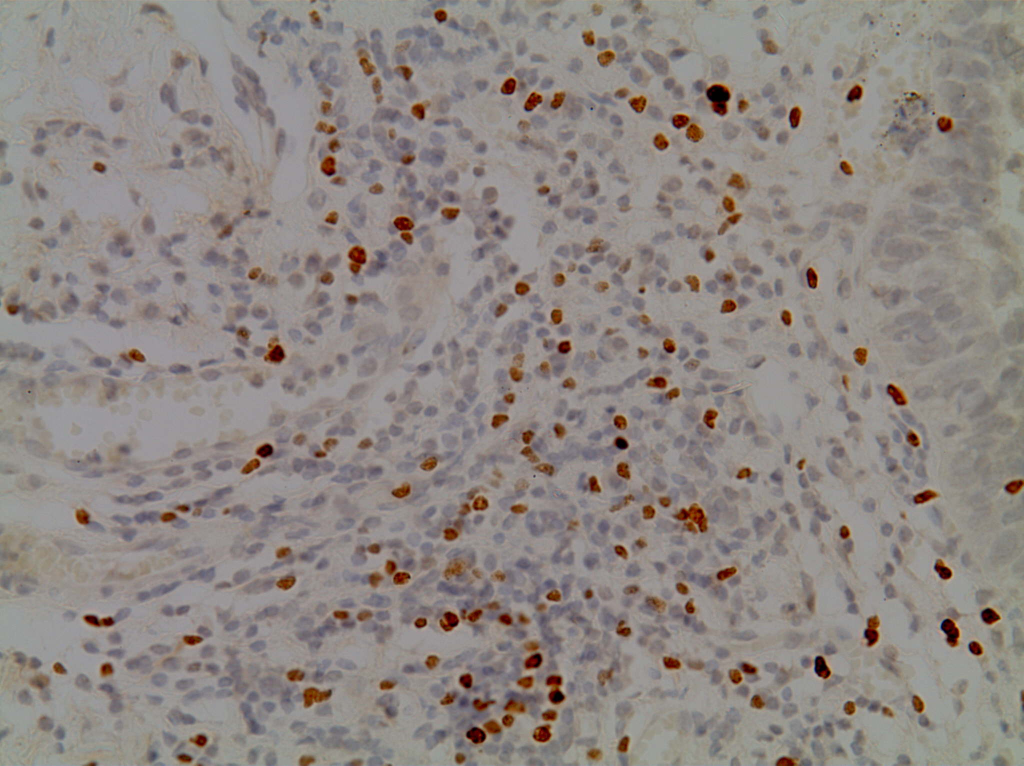
#> input picture CellsDataset/original/1.png, 2048 x 1532 px (shown at 1/2 size); its folder holds only this picture in this run
$ jupyter execute DataAugmentation.ipynb   (shell and % lines are left out)
#> lines starting #> are read from the running program, lines starting #| are printed output that depends on the picture
## Cells Dataset Data Augmentation
---
Applying data augmentation on the cells dataset.

### Setup

[cell 1]
# Imports
from PIL import Image
import matplotlib.pyplot as plt
import os

[cell 2]
# Constants
CROP_SIZE = 400
ORIGINAL_FOLDER = './CellsDataset/original'
LABEL_FOLDER = './CellsDataset/labels'
SEGMENTED_FOLDER = './CellsDataset/segmented'
CROPPED_OUTPUT_PATH = './AugmentedCellsDataset/crop'

[cell 3]
def create_folder(folder_path):
    '''Creates a folder if does not exists.'''
    if not os.path.exists(folder_path):
        os.makedirs(folder_path)

[cell 4]
def visualize(figsize=(15, 15),**images):
    """Plots images in one row."""
    n = len(images)
    plt.figure(figsize=figsize)
    for i, (name, image) in enumerate(images.items()):
        plt.subplot(1, n, i + 1)
        plt.xticks([])
        plt.yticks([])
        plt.title(' '.join(name.split('_')).title())
        plt.imshow(image)
    plt.show()

### Crop
The original images have a size of 2048x1532, that can be devided into smaller images of size 400X400.

[cell 5]
def crop_image(img, crop_size, left, top):
    '''crops the image in the defined size'''
    right = left +  crop_size
    bottom =  top + crop_size
    cropped = img.crop((left, top, right, bottom))
    return cropped

[cell 6]
# Obtaining the images
filenames = os.listdir(ORIGINAL_FOLDER)
original_imgs = [Image.open(f'{ORIGINAL_FOLDER}/{filename}') for filename in filenames]
#> original_imgs = 1 item
label_imgs = [Image.open(f'{LABEL_FOLDER}/{filename}') for filename in filenames]
#> label_imgs = 1 item
segmented_imgs = [Image.open(f'{SEGMENTED_FOLDER}/{filename}') for filename in filenames]
#> segmented_imgs = 1 item

[cell 7]
visualize(original=original_imgs[0], labels=label_imgs[0], segmented=segmented_imgs[0])
#> in visualize, `plt.show()`:
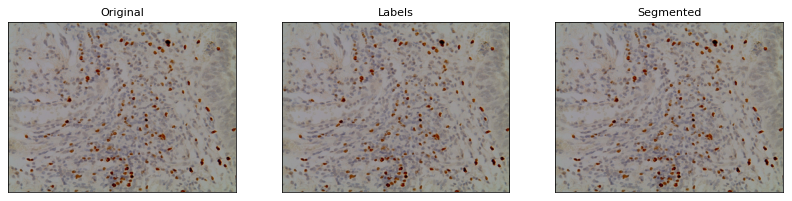
#> figure drawn by matplotlib, 3 panels
print(original_imgs[0].size)
#| (2048, 1532)
print(label_imgs[0].size)
#| (2048, 1532)
print(segmented_imgs[0].size)
#| (2048, 1532)

[cell 8]
width = original_imgs[0].size[0]
#> width = 2048
height = original_imgs[0].size[1]
#> height = 1532
cropped_originals = []
cropped_labels = []
cropped_segmented = []

[cell 9]
# Cropping each image
w_acc = 0
while w_acc <= width:
    h_acc = 0
    while h_acc <= height:
        for i in range(len(original_imgs)):
            cropped_originals.append(crop_image(original_imgs[i], CROP_SIZE, w_acc, h_acc))
            cropped_labels.append(crop_image(label_imgs[i], CROP_SIZE, w_acc, h_acc))
            cropped_segmented.append(crop_image(segmented_imgs[i], CROP_SIZE, w_acc, h_acc))
        h_acc += CROP_SIZE
    w_acc += CROP_SIZE
#> this loop made 6 passes
#> w_acc on passes 1 to 6: 400, 800, 1200, 1600, 2000, 2400
#> pass 1, in crop_image, `cropped = img.crop((left, top, right, bottom))`:
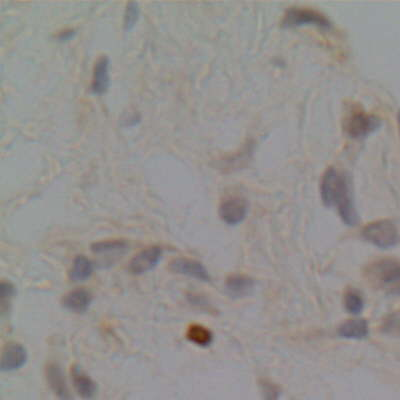
#> cropped: PIL image 400x400 RGB; mean R, G, B 148.5, 145.2, 143.1
#> pass 1, in crop_image (call 4), `cropped = img.crop((left, top, right, bottom))`:
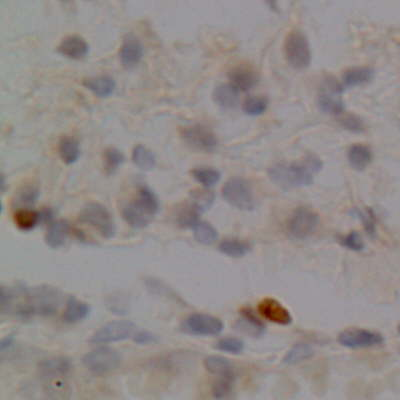
#> cropped: PIL image 400x400 RGB; mean R, G, B 146, 139.2, 138.1
#> pass 1, in crop_image (call 7), `cropped = img.crop((left, top, right, bottom))`:
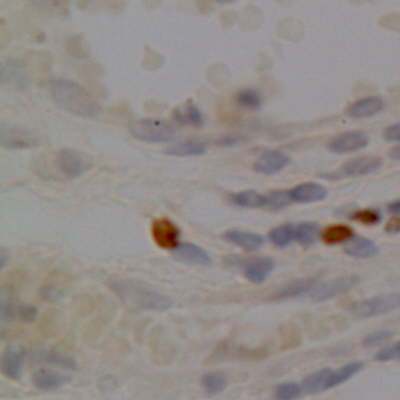
#> cropped: PIL image 400x400 RGB; mean R, G, B 147.1, 140.7, 138.3
#> pass 1, in crop_image (call 10), `cropped = img.crop((left, top, right, bottom))`:
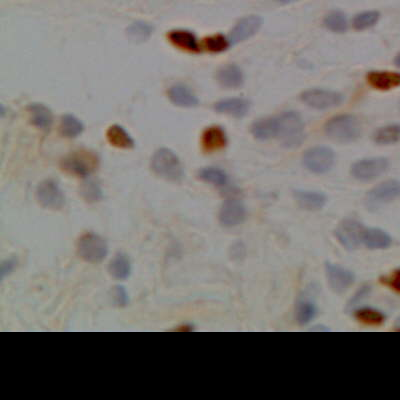
#> cropped: PIL image 400x400 RGB; mean R, G, B 120.2, 116.2, 112.8
#> after the loop, cropped_labels = 24 items; cropped_originals = 24 items; cropped_segmented = 24 items; w_acc = 2400

[cell 10]
visualize(cropped_original_image = cropped_originals[8], cropped_label_image=cropped_labels[8], cropped_segmented_image = cropped_segmented[8])
#> call 2 of visualize, with figsize = (15, 15)
#> in visualize (call 2), `plt.show()`:
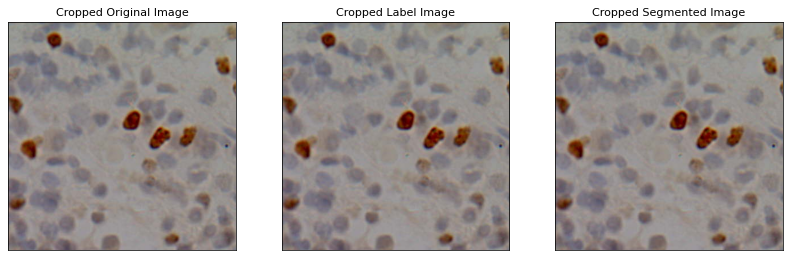
#> figure drawn by matplotlib, 3 panels
print(f'Created {len(cropped_originals)} new images')
#| Created 24 new images

[cell 11]
create_folder(f'{CROPPED_OUTPUT_PATH}/original')
create_folder(f'{CROPPED_OUTPUT_PATH}/labels')
create_folder(f'{CROPPED_OUTPUT_PATH}/segmented')

[cell 12]
# Saving the results
for i in range(len(cropped_originals)):
    cropped_originals[i].save(f'{CROPPED_OUTPUT_PATH}/original/{i+1}.png')
    cropped_labels[i].save(f'{CROPPED_OUTPUT_PATH}/labels/{i+1}.png')
    cropped_segmented[i].save(f'{CROPPED_OUTPUT_PATH}/segmented/{i+1}.png')
#> this loop made 24 passes

$ run again, on CellsDataset/original/4.png
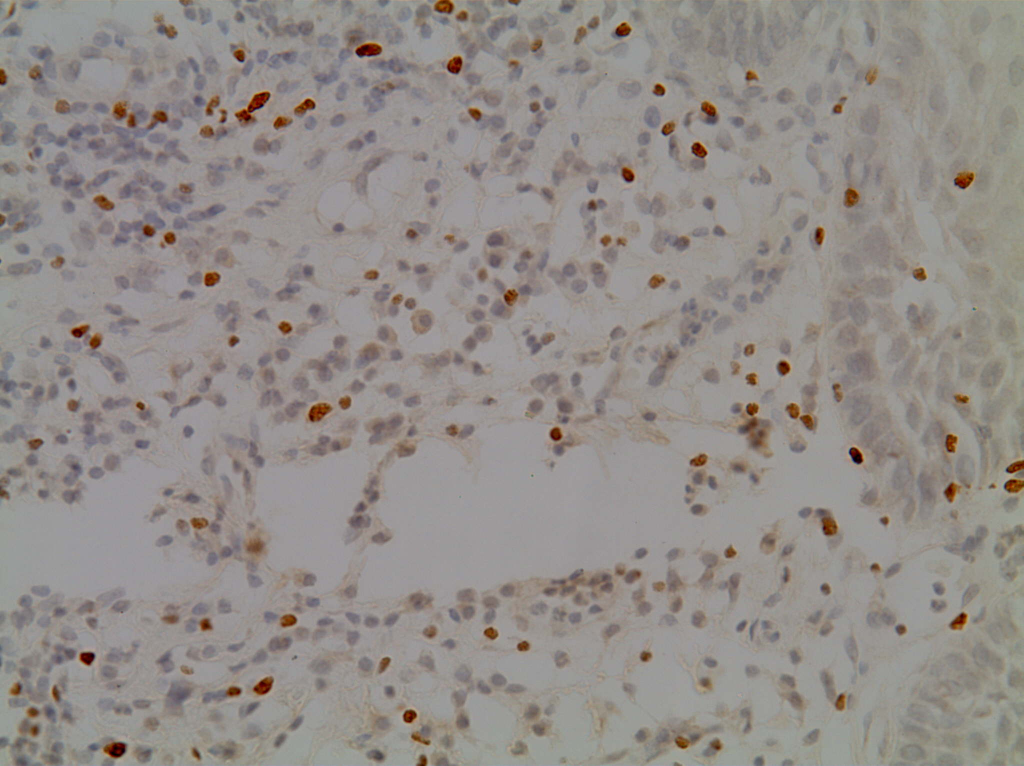
#> input picture CellsDataset/original/4.png, 2048 x 1532 px (shown at 1/2 size)
#> original_imgs = 1 item
#| (2048, 1532)
#| (2048, 1532)
#| (2048, 1532)
#> the loop `while w_acc <= width:` made 6 passes
#> w_acc on passes 1 to 6: 400, 800, 1200, 1600, 2000, 2400
#> pass 1, in crop_image (call 10), `cropped = img.crop((left, top, right, bottom))`:
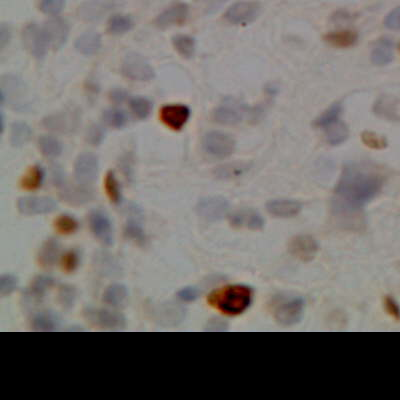
#> cropped: PIL image 400x400 RGB; mean R, G, B 117.7, 113.1, 109.8
#> after the loop `while w_acc <= width:`: cropped_labels = 24 items; w_acc = 2400
#> in visualize (call 2), `plt.show()`:
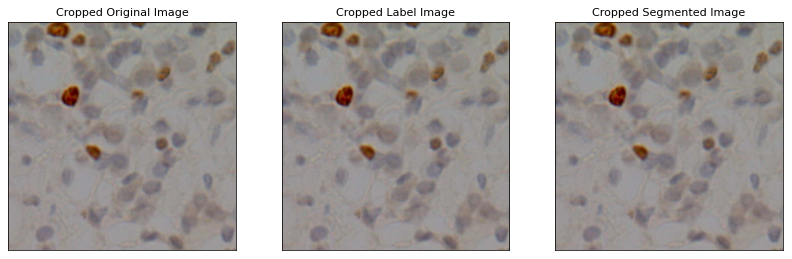
#> figure drawn by matplotlib, 3 panels
#| Created 24 new images
#> the loop `for i in range(len(cropped_originals)):` made 24 passes

$ run again, on CellsDataset/original/5.png
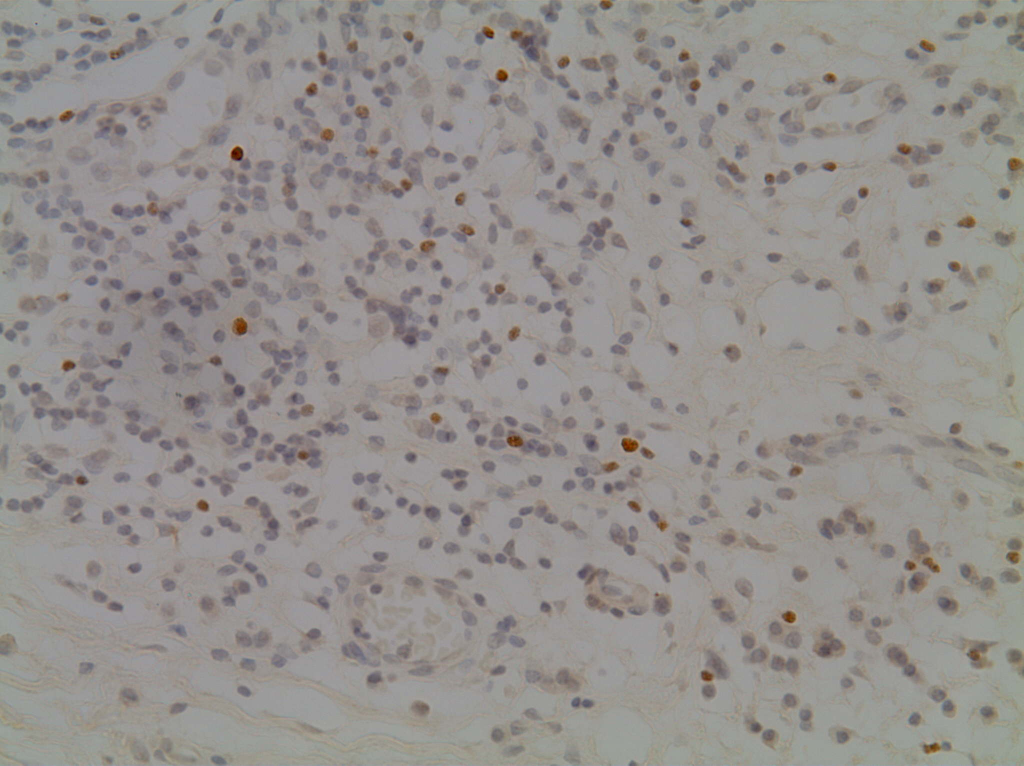
#> input picture CellsDataset/original/5.png, 2048 x 1532 px (shown at 1/2 size)
#> original_imgs = 1 item
#| (2048, 1532)
#| (2048, 1532)
#| (2048, 1532)
#> the loop `while w_acc <= width:` made 6 passes
#> w_acc on passes 1 to 6: 400, 800, 1200, 1600, 2000, 2400
#> pass 1, in crop_image (call 10), `cropped = img.crop((left, top, right, bottom))`:
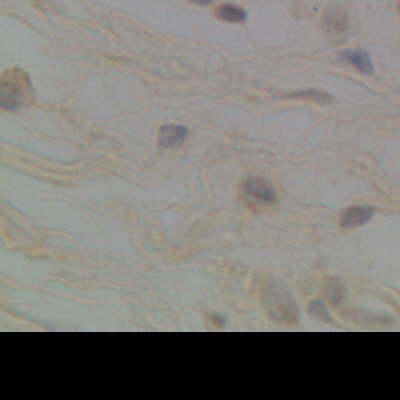
#> cropped: PIL image 400x400 RGB; mean R, G, B 125.7, 123.7, 119.6
#> after the loop `while w_acc <= width:`: cropped_labels = 24 items; w_acc = 2400
#> in visualize (call 2), `plt.show()`:
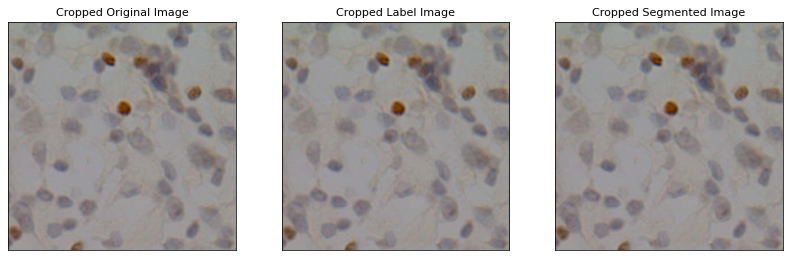
#> figure drawn by matplotlib, 3 panels
#| Created 24 new images
#> the loop `for i in range(len(cropped_originals)):` made 24 passes

$ run again, on CellsDataset/original/6.png
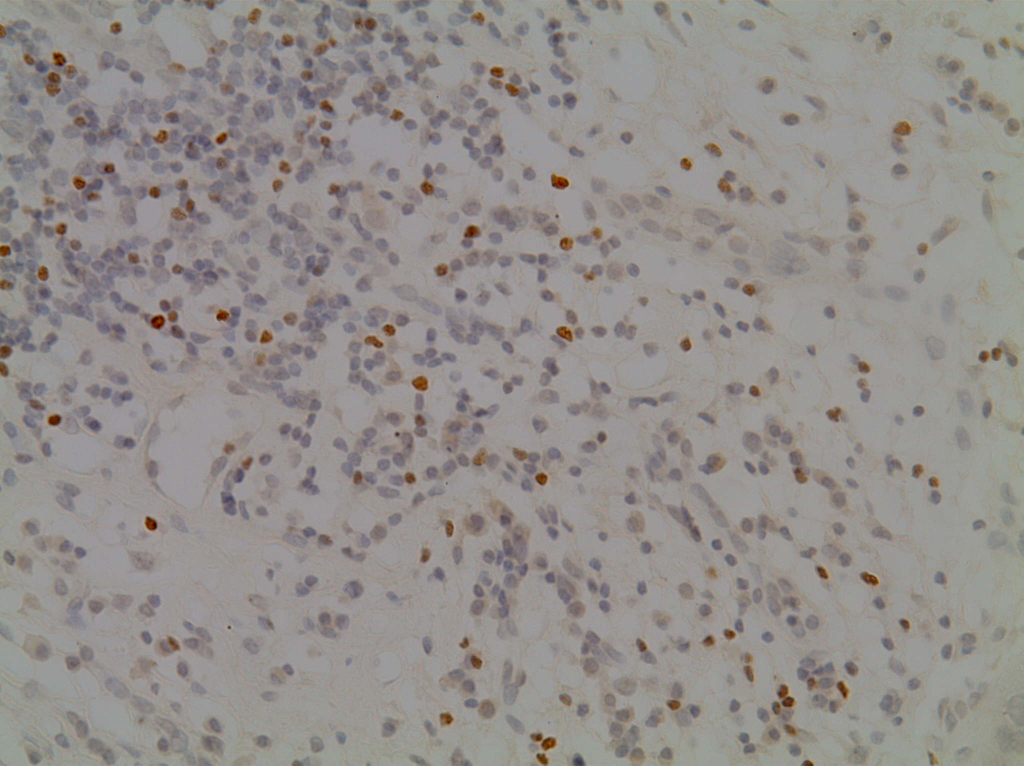
#> input picture CellsDataset/original/6.png, 2048 x 1532 px (shown at 1/2 size)
#> original_imgs = 1 item
#| (2048, 1532)
#| (2048, 1532)
#| (2048, 1532)
#> the loop `while w_acc <= width:` made 6 passes
#> w_acc on passes 1 to 6: 400, 800, 1200, 1600, 2000, 2400
#> pass 1, in crop_image (call 10), `cropped = img.crop((left, top, right, bottom))`:
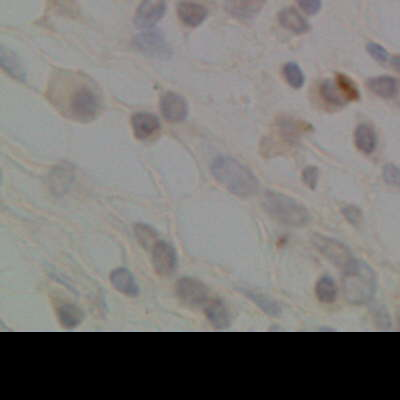
#> cropped: PIL image 400x400 RGB; mean R, G, B 122.5, 120.3, 117.7
#> after the loop `while w_acc <= width:`: cropped_labels = 24 items; w_acc = 2400
#> in visualize (call 2), `plt.show()`:
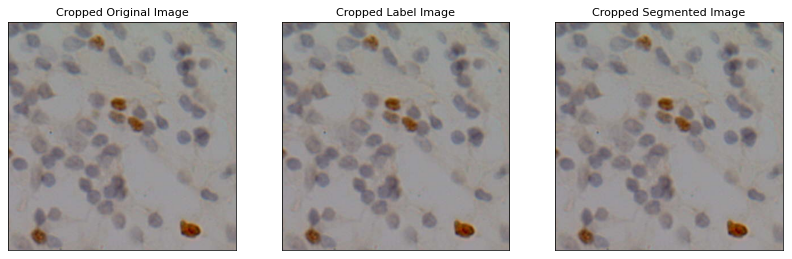
#> figure drawn by matplotlib, 3 panels
#| Created 24 new images
#> the loop `for i in range(len(cropped_originals)):` made 24 passes
